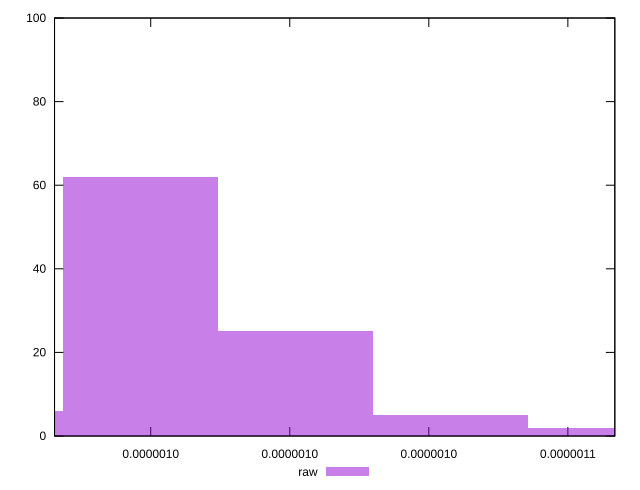

The gnuplot source for this figure:
reset

$raw <<EOF
0.0000011133546861234027 2
9.463514832048922e-7 62
0.0000010020192175110625 25
8.906837488987221e-7 6
0.0000010576869518172325 5
EOF

set key outside below
set boxwidth 5.566773430617013e-8
set xrange [9.15410512991599e-7:0.0000011168866690558498]
set yrange [0:100]
set trange [0:100]
set style fill transparent solid 0.5 noborder
set terminal svg size 640, 490 enhanced background rgb 'white'
set output "reprap/meta/score-difference/samples/empty/raw/histogram.svg"

plot $raw title "raw" with boxes

reset
